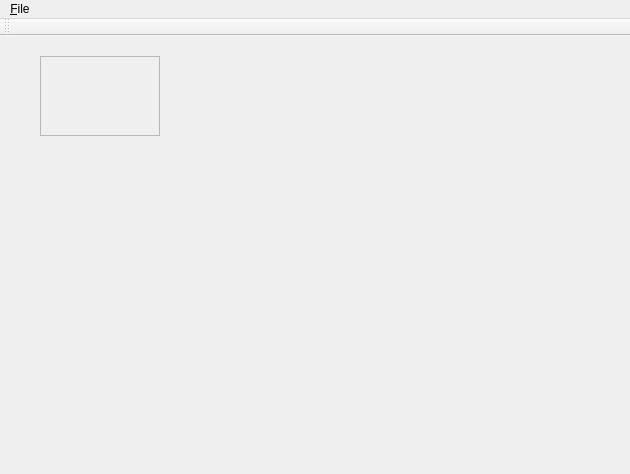
<?xml version="1.0" encoding="UTF-8"?>
<ui version="4.0">
 <class>MainWindow</class>
 <widget class="QMainWindow" name="MainWindow">
  <property name="geometry">
   <rect>
    <x>0</x>
    <y>0</y>
    <width>630</width>
    <height>474</height>
   </rect>
  </property>
  <property name="mouseTracking">
   <bool>true</bool>
  </property>
  <property name="windowTitle">
   <string>MainWindow</string>
  </property>
  <widget class="QWidget" name="centralWidget">
   <widget class="QScrollArea" name="scrollArea">
    <property name="geometry">
     <rect>
      <x>40</x>
      <y>20</y>
      <width>120</width>
      <height>80</height>
     </rect>
    </property>
    <property name="widgetResizable">
     <bool>false</bool>
    </property>
    <widget class="QWidget" name="scrollAreaWidgetContents">
     <property name="geometry">
      <rect>
       <x>0</x>
       <y>0</y>
       <width>118</width>
       <height>78</height>
      </rect>
     </property>
    </widget>
   </widget>
  </widget>
  <widget class="QMenuBar" name="menuBar">
   <property name="geometry">
    <rect>
     <x>0</x>
     <y>0</y>
     <width>630</width>
     <height>22</height>
    </rect>
   </property>
   <widget class="QMenu" name="menu_File">
    <property name="title">
     <string>&amp;File</string>
    </property>
    <addaction name="action_New"/>
    <addaction name="action_Quit"/>
   </widget>
   <addaction name="menu_File"/>
  </widget>
  <widget class="QToolBar" name="mainToolBar">
   <attribute name="toolBarArea">
    <enum>TopToolBarArea</enum>
   </attribute>
   <attribute name="toolBarBreak">
    <bool>false</bool>
   </attribute>
  </widget>
  <action name="action_Quit">
   <property name="text">
    <string>&amp;Quit</string>
   </property>
  </action>
  <action name="action_New">
   <property name="text">
    <string>&amp;New</string>
   </property>
   <property name="shortcut">
    <string>Ctrl+N</string>
   </property>
  </action>
 </widget>
 <layoutdefault spacing="6" margin="11"/>
 <resources/>
 <connections/>
</ui>
